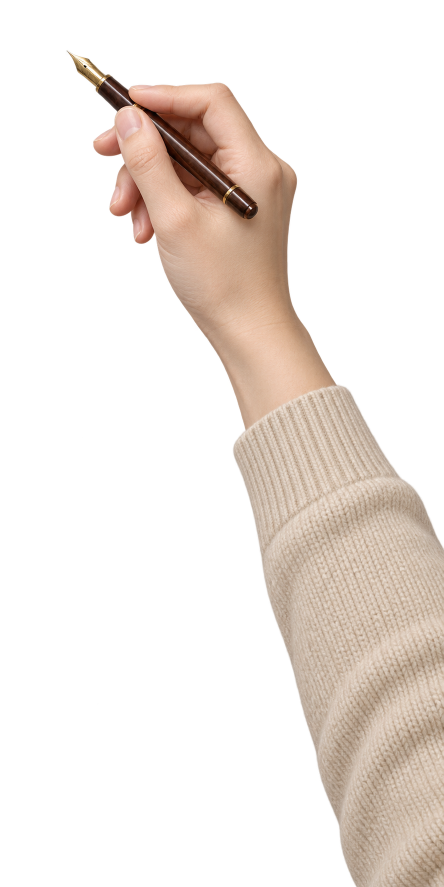
#> input picture skills/sweety-handdraw-video/assets/hands/cardigan-fountain.png, 887 x 1774 px (shown at 1/2 size)
$ python -i part_grid.py   (imports and definitions only)
#> lines starting #> are read from the running program, lines starting #| are printed output that depends on the picture; after the words box and inside, x2 and y2 are one past the last pixel; in counts of white or black regions, pixels touching at a corner belong together
#> further down, picture is the input picture: PIL image 887x1774 RGBA; mean R, G, B, A 58.4, 50.5, 44.8, 72.5
#!/usr/bin/env python3
"""See an image the way part boxes are written: the picture on paper with a labelled 0.05 grid; every separate object
(orange, numbered) and every inked colour area the engine colours as one piece (blue, a1, a2...) outlined, with their
normalized boxes listed. Write parts from it as "box": [left, top, right, bottom] in the
drawing order you want; 2.0's snapping gives each inked area to the part that owns most of it, so boxes need not trace
shapes. Use "exclude_boxes" to hand a held prop or an overlapping limb to a later part.

    part_grid.py JOB inputs/art/i06-arrive.png [--crop L T R B]   ->  design/parts/i06-arrive.png and .json
"""
import argparse
import json
from pathlib import Path

import numpy as np
from PIL import Image, ImageDraw, ImageFont
from scipy import ndimage

PAPER = (251, 247, 238, 255)
GRID, LABEL, OBJECT = (210, 40, 120), (30, 90, 200), (240, 120, 20)


# [7 lines left out: function font, not called in this run]


def objects(image, minimum_share=.002):
    """Separate objects: opaque connected regions (alpha), or on an opaque image the non-paper regions."""
#> called with minimum_share = 0.002
    pixels = np.asarray(image.convert('RGBA')).astype(int)
    alpha = pixels[..., 3]
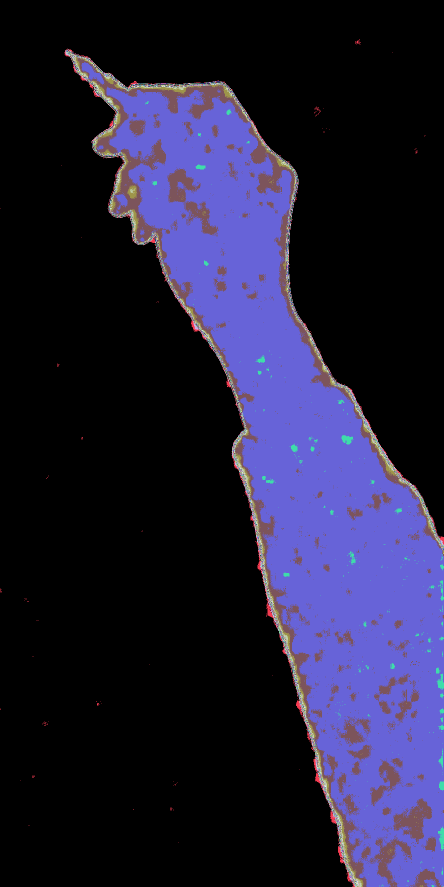
#> alpha: shape (1774, 887) int64 (shown at 1/2 size); 256 distinct labels, from 0 to 255; one colour per label, 0 black
    if alpha.min() < 250:
        solid = alpha > 128
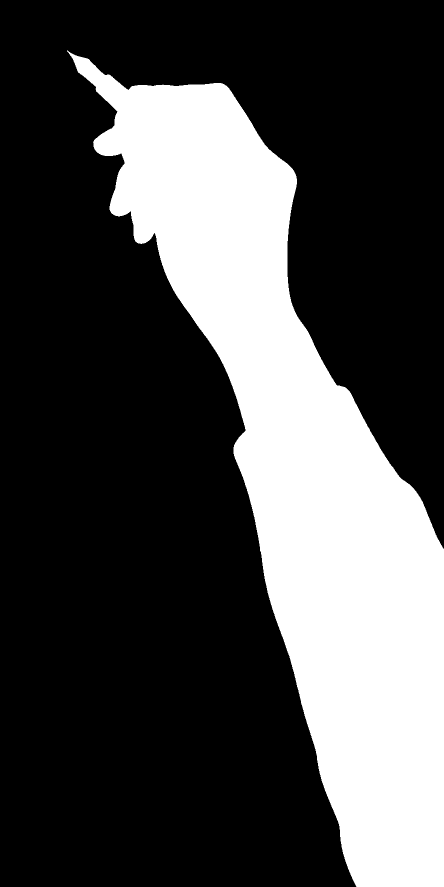
#> solid: shape (1774, 887) bool (shown at 1/2 size); 28.7% white; 1 white region, box (x1, y1, x2, y2) and area: (134, 101, 887, 1774) 451288
    else:
        paper = pixels[0, 0, :3]
        solid = np.abs(pixels[..., :3] - paper).sum(-1) > 40
    labels, count = ndimage.label(ndimage.binary_closing(solid, iterations=2))
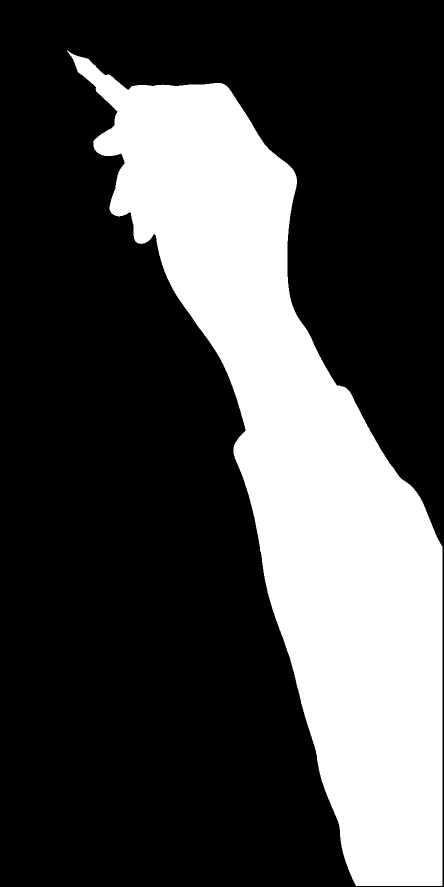
#> labels: shape (1774, 887) int32 (shown at 1/2 size); values 0 (black) and 1 (white), 28.6% white; 1 white region, box (x1, y1, x2, y2) and area: (134, 101, 885, 1772) 449605
#> count = 1
    height, width = solid.shape
#> height = 1774; width = 887
    result = []
    for index, box in enumerate(ndimage.find_objects(labels), 1):
        area = int((labels[box] == index).sum())
        if area < minimum_share * width * height:
            continue
        result.append({'box': [round(box[1].start / width, 3), round(box[0].start / height, 3), round(box[1].stop / width, 3), round(box[0].stop / height, 3)],
                       'share': round(area / (width * height), 4)})
#> this loop made 1 pass
#> (index, area) on pass 1: (1, 449605)
#> after the loop, result = 1 item
    result.sort(key=lambda item: (item['box'][1], item['box'][0]))
    for number, item in enumerate(result, 1):
        item['object'] = number
#> this loop made 1 pass
#> number on pass 1: 1
    return result


# [74 lines left out: functions areas, draw, main, not called in this run]


# [2 lines not run here, left out]

>>> from PIL import Image
>>> picture = Image.open('../assets/hands/cardigan-fountain.png')
>>> result = objects(picture)
#> result = 1 item

$ run again, on skills/sweety-handdraw-video/assets/hands/diamond-woman.png
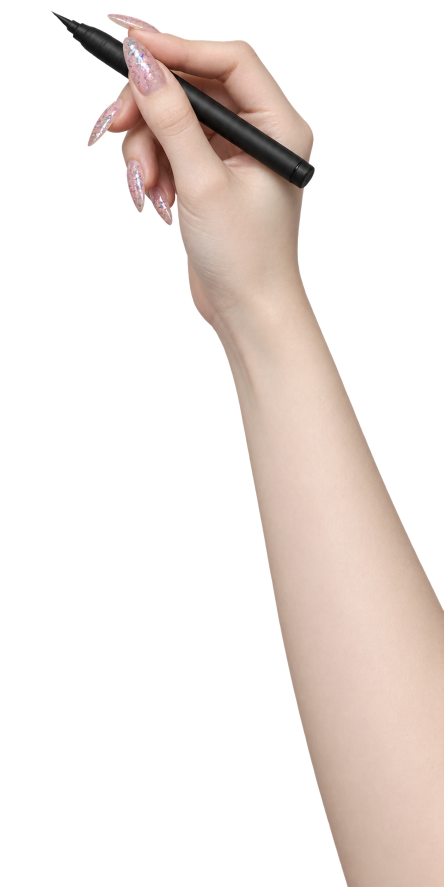
#> input picture skills/sweety-handdraw-video/assets/hands/diamond-woman.png, 887 x 1774 px (shown at 1/2 size)
#> picture is the input picture: PIL image 887x1774 RGBA; mean R, G, B, A 62.9, 54.7, 50.3, 76.3
#> alpha: shape (1774, 887) int64; 256 distinct labels, from 0 to 255
#> in objects, `solid = alpha > 128`:
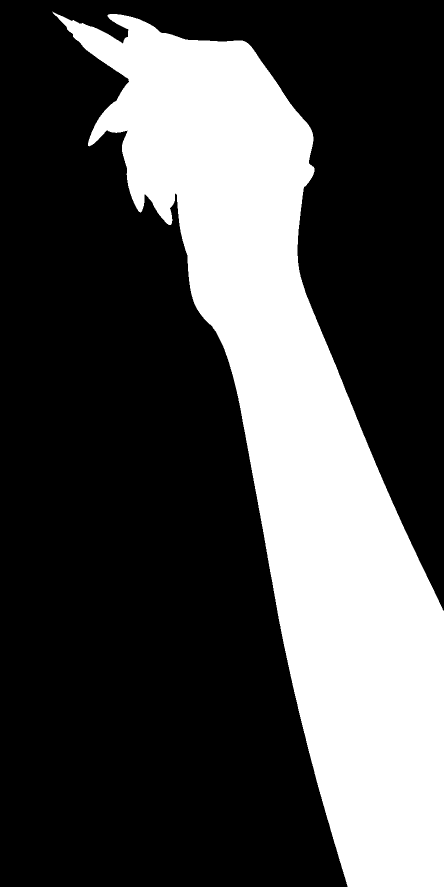
#> solid: shape (1774, 887) bool (shown at 1/2 size); 30.2% white; 1 white region, box (x1, y1, x2, y2) and area: (104, 23, 887, 1774) 474520
#> in objects, `labels, count = ndimage.label(ndimage.binary_closing(solid, iterations..`:
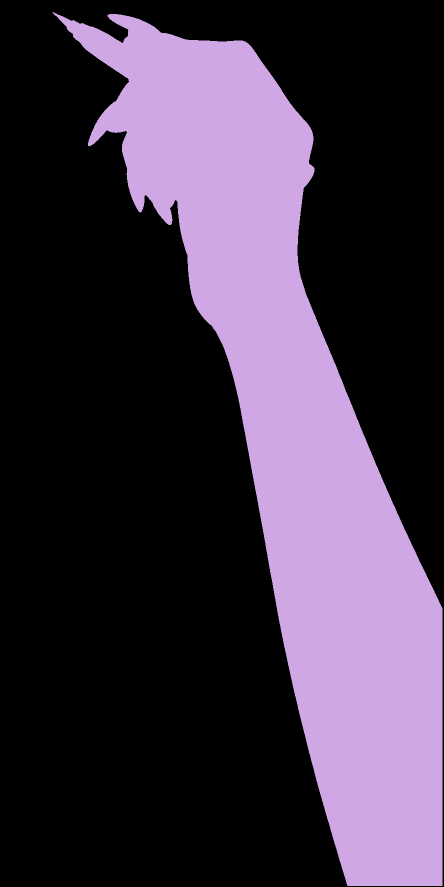
#> labels: shape (1774, 887) int32 (shown at 1/2 size); 3 distinct labels, from 0 to 2; one colour per label, 0 black
#> count = 2
#> the loop in objects, `for index, box in enumerate(ndimage.find_objects(labels), 1):` made 2 passes
#> (index, area) on pass 2: (2, 473105)
#> after the loop in objects, `for index, box in enumerate(ndimage.find_objects(labels), 1):`: result = 1 item
#> the loop in objects, `for number, item in enumerate(result, 1):` made 1 pass
#> number on pass 1: 1
